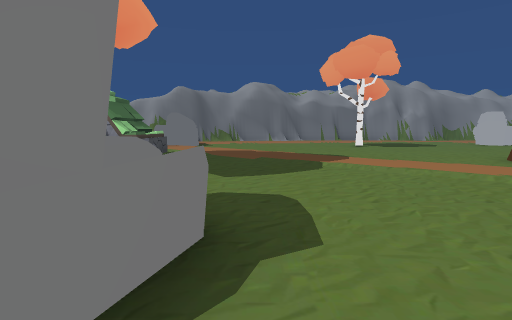
[1] (above)

23 first-person views from a walk through a scene from a Unity 3-D project. The camera is 1.5 m above the floor, tilts 6° down and sees 80° across. The floor is counted in squares, 2 m on a side. Each view is taken from the middle of a square. On the plan, view 1 faces up. The plan holds only what a view shows up to about 10 squares ahead; the rest is blank. The place goes on beyond the plan. The player is left out. Some animated figures are not drawn.

[2]
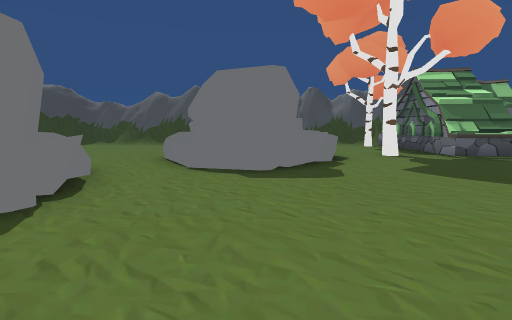

[3]
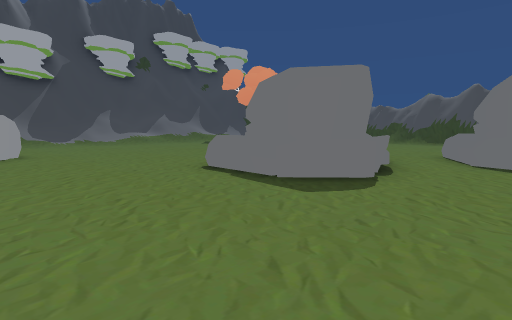

[4]
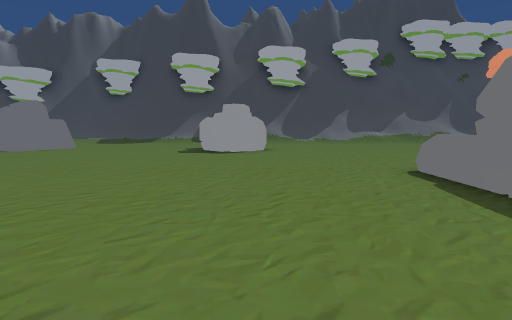

[5]
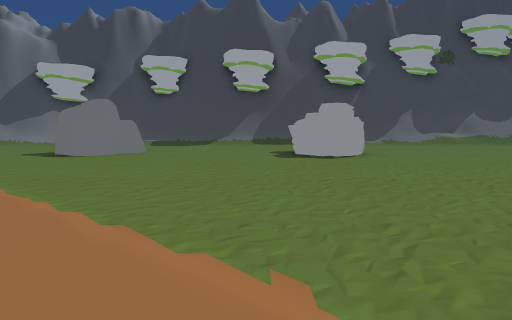

[6]
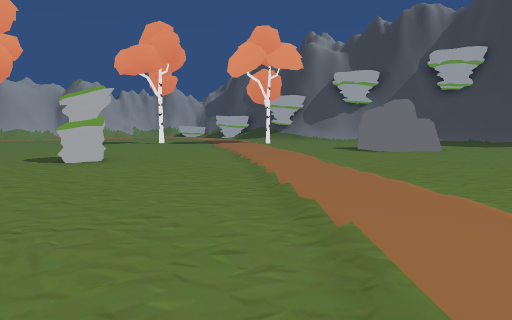

[7]
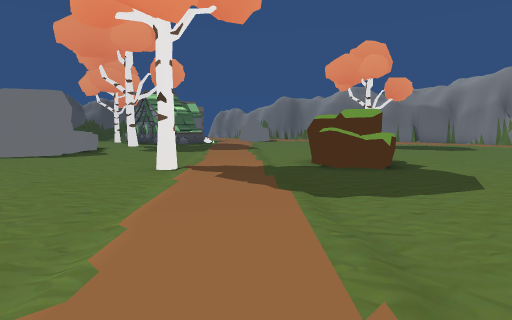

[8]
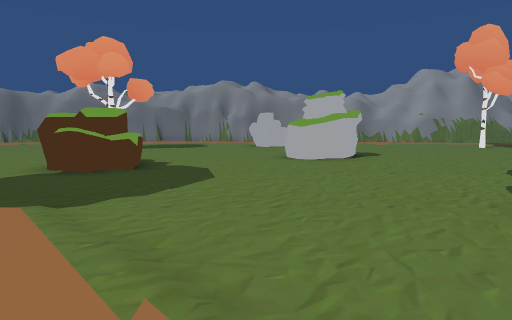

[9]
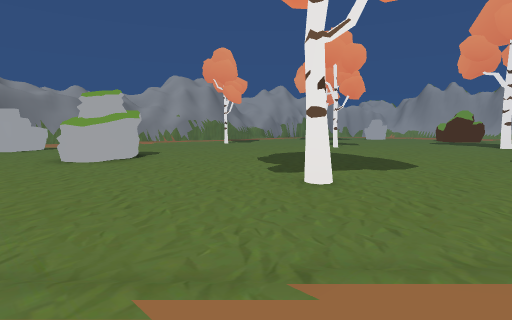

[10]
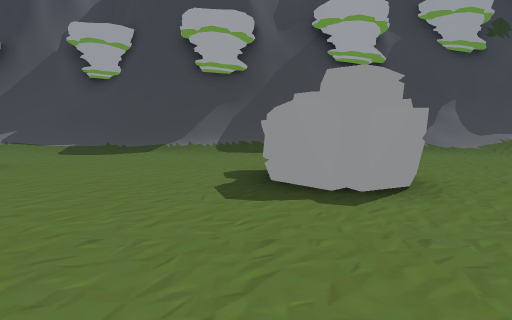

[11]
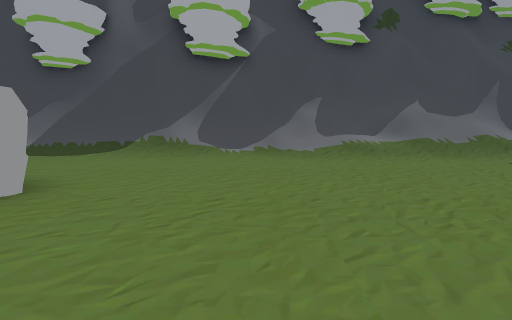

[12]
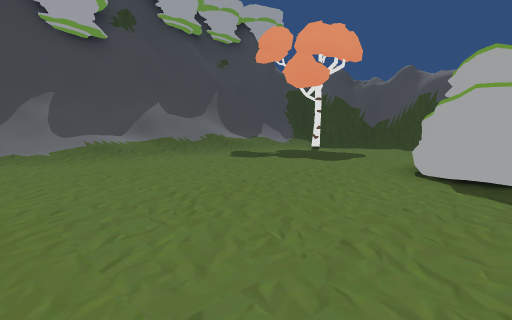

[13]
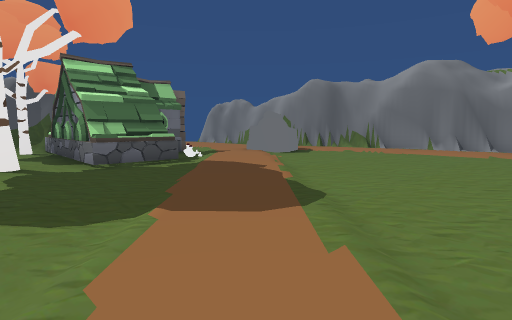

[14]
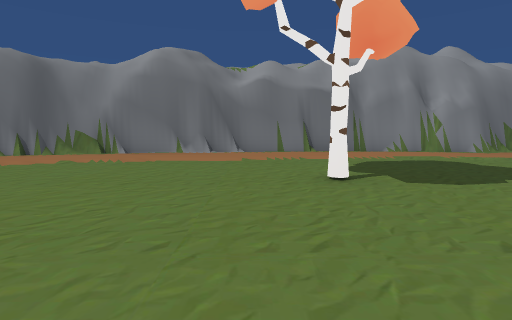

[15]
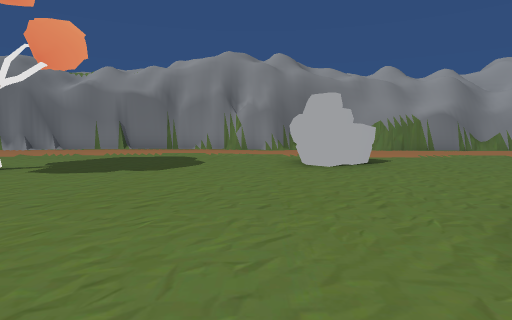

[16]
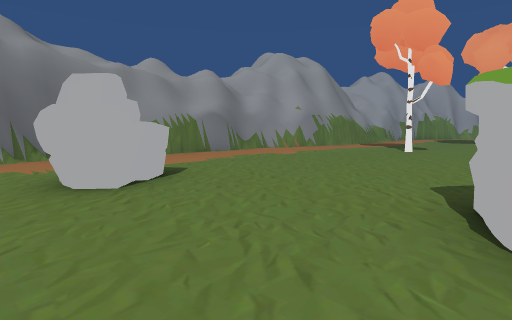

[17]
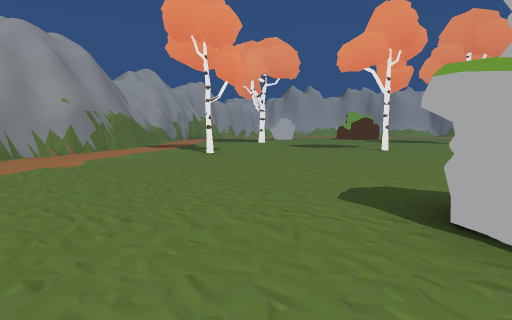

[18]
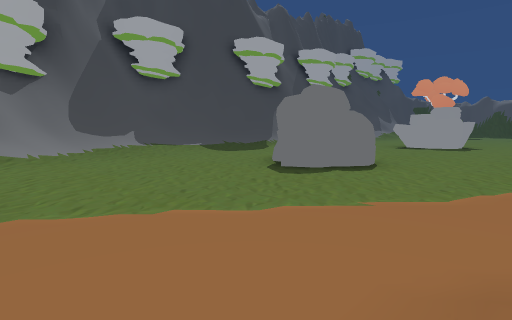

[19]
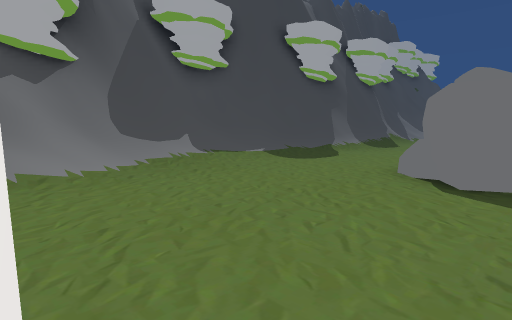

[20]
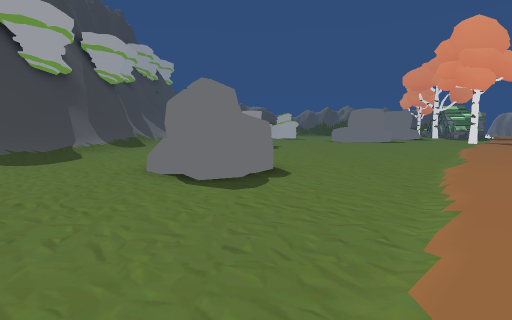

[21]
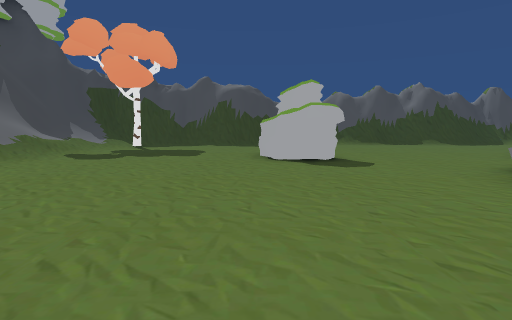

[22]
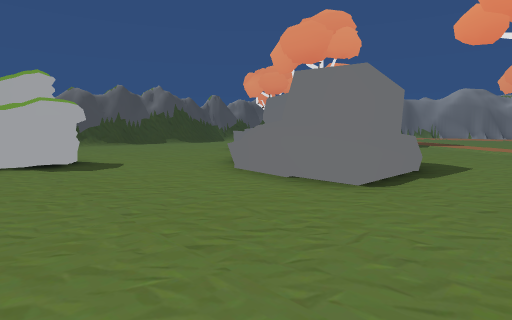

[23]
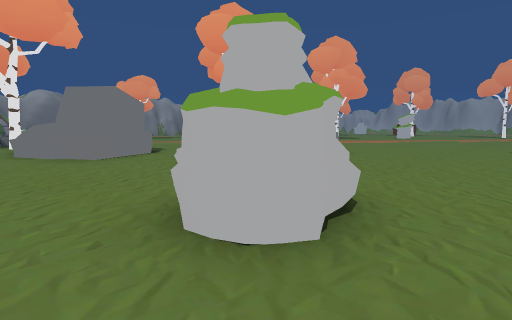

### Floor plan
Key: @ floor where view 1 was taken; # wall or solid block; . floor; / step, stairs or slope; = window, fence, low wall or low ledge; H house; T tree; R rock; O other object.
Columns run from 5 left of view 1 to 20 right of it. Each row starts with its distance up from view 1.
 18        ####### ##
 17   ######.....###. ######
 16  ##.............  .....###
 15   .............. .........
 14   O............RR.........
 13  OO............RR.........
 12   .......T..............T.
 11   ........................
 10 H /.......................
  9 HHH.............OOO.......
  8 HHH.............OO........
  7 HHH........OO............T
  6 ..T........OO.............
  5 ..........................
  4  .=......................
  3  .###.....#.......T.......
  2  ####=....................
  1 .####.....................
  0 ..==.@#=...............O..
 -1 .....=###.................
 -2 ....==###.................
 -3 ......#==................
 -4 ........................
 -5 ...O......................
 -6 .OOO......................
 -7 ..O.......................
 -8 ...........RR......R......
 -9 ...........RRR....RRR....#
-10 ...................R......
-11 ..........................
-12 .//....................../
-13 /////////////////...//////
-14 #/////////#######///////#
-15 #####/######  ######/####
-16     ###            ###

Where each view was taken, in squares from view 1:
view 1: 0 up, 0 right, facing up
view 2: 2 up, 5 right, facing left
view 3: 2 up, 7 right, facing down-left
view 4: 2 up, 6 right, facing down
view 5: 1 up, 9 right, facing down
view 6: 2 up, 10 right, facing down-right
view 7: 0 up, 10 right, facing up-left
view 8: 0 up, 10 right, facing up
view 9: 0 up, 9 right, facing up-right
view 10: 4 down, 8 right, facing down
view 11: 5 down, 3 right, facing down
view 12: 5 down, 3 right, facing down-left
view 13: 5 up, 4 right, facing up-left
view 14: 8 up, 3 right, facing up
view 15: 7 up, 9 right, facing up
view 16: 9 up, 9 right, facing up-right
view 17: 11 up, 10 right, facing right
view 18: 5 down, 20 right, facing down-left
view 19: 8 down, 20 right, facing down-left
view 20: 8 down, 20 right, facing left
view 21: 7 down, 5 right, facing left
view 22: 7 down, 5 right, facing up-left
view 23: 8 down, 5 left, facing up-right
